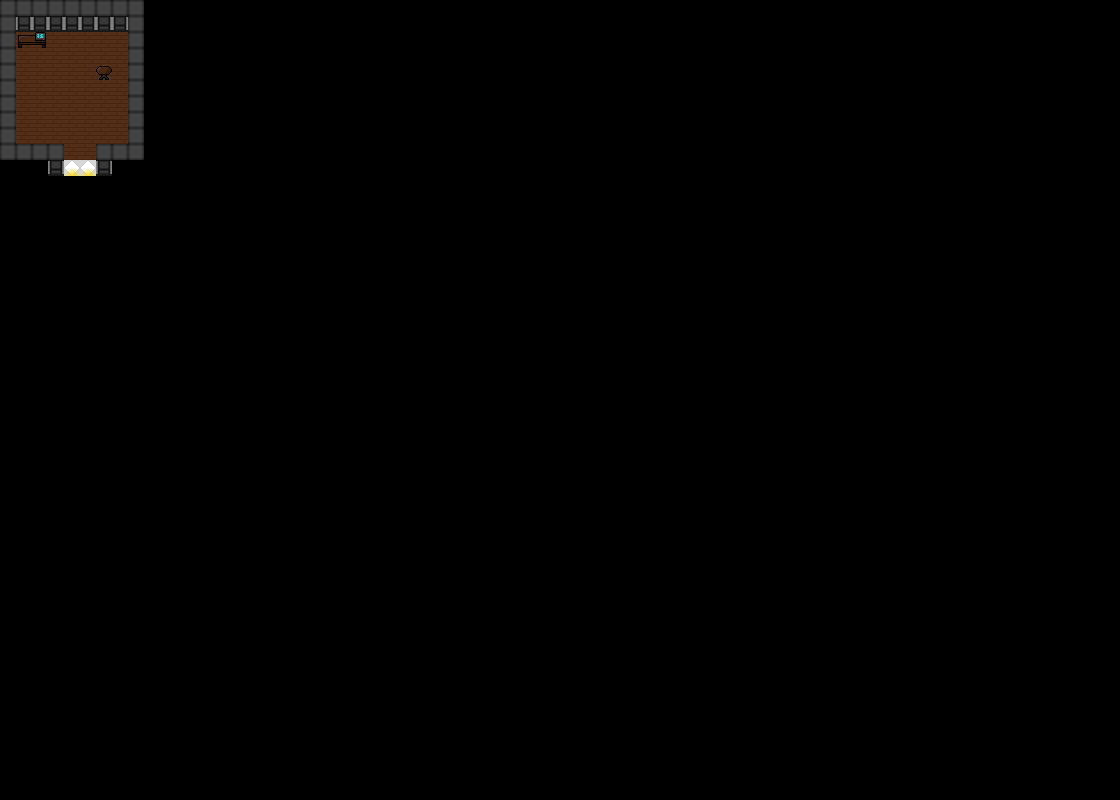

Tiled map render using the project's own tile images. Description and the map definition, with tile-layer contents summarised, below:
An orthogonal 70x50 tile map with 16x16 px tiles, 3 tile layers (Tile Layer 1, objects, objectup), 2 tilesets and 1 object (teleporters).

<map version="1.0" orientation="orthogonal" width="70" height="50" tilewidth="16" tileheight="16">
 <tileset firstgid="1" name="tiletesting" tilewidth="16" tileheight="16">
  <image source="tiletesting.png" width="128" height="32" />
  <tile id="1">
   <properties>
    <property name="passable" value="false" />
   </properties>
  </tile>
  <tile id="3">
   <properties>
    <property name="type" value="wall" />
   </properties>
  </tile>
  <tile id="5">
   <properties>
    <property name="type" value="wall" />
   </properties>
  </tile>
  <tile id="6">
   <properties>
    <property name="passable" value="true" />
   </properties>
  </tile>
  <tile id="7">
   <properties>
    <property name="map_exit" value="buildingtestmap.tmx" />
    <property name="type" value="teleporter" />
    <property name="x_exit" value="9" />
    <property name="y_exit" value="3" />
   </properties>
  </tile>
 </tileset>
 <tileset firstgid="17" name="indoor_object_tiles" tilewidth="16" tileheight="16">
  <image source="indoor_object_tiles.png" width="64" height="16" />
  <tile id="0">
   <properties>
    <property name="type" value="wall" />
   </properties>
  </tile>
  <tile id="1">
   <properties>
    <property name="type" value="wall" />
   </properties>
  </tile>
  <tile id="2">
   <properties>
    <property name="type" value="wall" />
   </properties>
  </tile>
 </tileset>
 <layer name="Tile Layer 1" width="70" height="50">
  <data>[3500 cells, 94 non-empty, 4 distinct tile ids]</data>
 </layer>
 <objectgroup name="teleporters" width="70" height="50">
  <object name="teleport" type="teleporters" x="66" y="170" width="28" height="6">
   <properties>
    <property name="exit_map" value="missionSelect" />
    <property name="exit_x" value="9" />
    <property name="exit_y" value="2" />
   </properties>
  </object>
 </objectgroup>
 <layer name="objects" width="70" height="50">
  <data>[3500 cells, 3 non-empty, 3 distinct tile ids]</data>
 </layer>
 <layer name="objectup" width="70" height="50">
  <data>[3500 cells, 1 non-empty, 1 distinct tile ids]</data>
 </layer>
</map>
